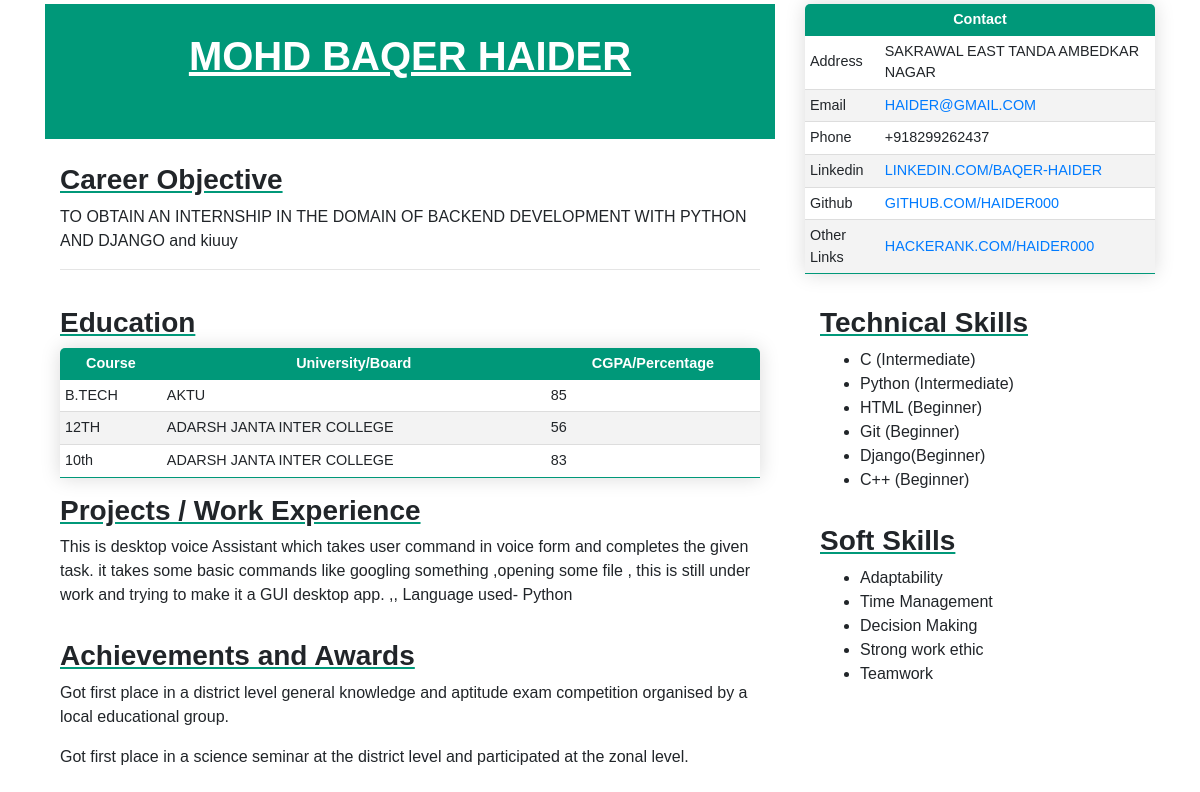
/1/layout/, run on the app's committed database.
### pdf/models.py (models this page shows)
class Profile(models.Model):
    name = models.CharField(max_length=200)
    career_objective =  models.TextField(max_length=2000)
    address =  models.TextField(max_length=2000)
    email = models.CharField(max_length=200)
    phone = models.CharField(max_length=200)
    github = models.CharField(max_length=200)
    linkedin = models.CharField(max_length=200)
    other_link = models.CharField(max_length=200)
    achievements =  models.TextField(max_length=2000)
    ug_course_name = models.CharField(max_length=200)
    university = models.CharField(max_length=200)
    ug_percentage = models.CharField(max_length=200)
    diploma_or_12th = models.CharField(max_length=200)
    school_12th = models.CharField(max_length=200)
    percentage_12th = models.CharField(max_length=200)
    school_10th = models.CharField(max_length=200)
    percentage_10th = models.CharField(max_length=200)
    work_or_project =  models.TextField(max_length=2000)
    technical_skills =  models.TextField(max_length=2000)
    soft_skills =  models.TextField(max_length=2000)

### pdf/views.py (the view)
# urls.py: path('<int:id>/layout/',views.layout,name="layout")
def layout(request,id):
    user = Profile.objects.get(pk=id)
    achievements_list = user.achievements.split(",,")
    technical_skills_list = user.technical_skills.split(",,")
    soft_skills_list = user.soft_skills.split(",,")
    print()
    print
    print()
    print()
    print()
    my_context = {
        'user':user,
        'achievements_list':achievements_list,
        'technical_skills_list':technical_skills_list,
        'soft_skills_list' : soft_skills_list,
    }
    return render(request,'pdf/resume_layout.html',my_context)

### pdf/templates/pdf/resume_layout.html (shortened to what this page needs)
<!DOCTYPE html>
<html lang="en">
<head>
    <link rel="stylesheet" href="https://maxcdn.bootstrapcdn.com/bootstrap/4.0.0/css/bootstrap.min.css">
</head>
<body>
    <div class="container" style="border-bottom: 5px solid #009879;">
        <div class="row">
            <div class="col-8 " style=" padding-top: 4px;">
                <div style="background-color: #009879; height: 50%; width:100%; color:white; ">
                    <h1 style="text-align: center; padding-top: 28px; text-decoration: underline; font-weight: bolder;">
                        {{user.name}}
                    </h1>
                </div>
                <div class="container py-3 " style="margin-top: 5px;">
                    <h3 style="text-decoration: underline #009879; font-weight: bolder;">Career Objective</h3>
                    <p>{{user.career_objective}}</p>
                    <hr/>
                </div>
            </div>
            <div class="col-4" style=" padding-top: 4px;">
                <table class="linksandcontact">
                    <thead>
                        <tr style="text-align: center;">
                            <th colspan="2">Contact</th>
                        </tr>
                    </thead>
                    <tbody>
                        <tr>
                            <td>
                                Address
                            </td>
                            <td>{{user.address}}</td>
                        </tr>
                        <tr>
                            <td>
                                Email
                            </td>
                            <td><a href="{{user.email}}" title="Go to Email">{{user.email}}</a></td>
                        </tr>
                        <tr>
                            <td>
                                Phone
                            </td>
                            <td>{{user.phone}}</td>
                        </tr>
                        <tr>
                            <td>
                                Linkedin
                            </td>
                            <td><a href="{{user.linkedin}}" title="Go to Linkedin">{{user.linkedin}}</a></td>
                        </tr>
                        <tr>
                            <td>
                                Github
                            </td>
                            <td>
                                <a href="{{user.github}}" title="Go to Github">{{user.github}}</a></td>
                        </tr>
                        <tr>
                            <td>
                                Other Links
                            </td>
                            <td>
                                <a href="{{user.other_link}}">{{user.other_link}}</a></td>
                        </tr>
                    </tbody>
                </table>
            </div>
        </div>
        <div class="row">
            <div class="col-8 py-4">
                <div class="container py-2">
                    <h3 style="text-decoration: underline #009879; font-weight: bolder;">
                        Education
                    </h3>
                    <table class="linksandcontact">
                        <thead>
                            <tr style="text-align: center;">
                                <th>Course</th>
                                <th>University/Board</th>
                                <th>CGPA/Percentage</th>
                            </tr>
                        </thead>
                        <tbody>
                            <tr>
                                <td>{{user.ug_course_name}}</td>
                                <td>{{user.university}}</td>
                                <td>{{user.ug_percentage}}</td>
                            </tr>
                            <tr>
                                <td>{{user.diploma_or_12th}}</td>
                                <td>{{user.school_12th}}</td>
                                <td>{{user.percentage_12th}}</td>
                            </tr>
                            <tr>
                                <td>10th</td>
                                <td>{{user.school_10th}}</td>
                                <td>{{user.percentage_10th}}</td>
                            </tr>
                        </tbody>
                    </table>
                </div>
                <div class="container py-2">
                    <h3 style="text-decoration: underline #009879; font-weight: bolder;">
                        Projects / Work Experience
                    </h3>
                    <p>
                        {{user.work_or_project}}
                    </p>
                </div>
                <div class="container py-2">
                    <h3 style="text-decoration: underline #009879; font-weight: bolder;">
                        Achievements and Awards
                    </h3>
                    {% for achi in achievements_list %}
                    <p>{{achi}}</p>
                    {% endfor %}
                </div>
            </div>
            <div class="col-4 py-4">
                <div class="container py-2">
                    <h3 style="text-decoration: underline #009879; font-weight: bolder;">
                        Technical Skills
                    </h3>
                    <ul>
                        {% for ski in technical_skills_list%}
                        <li>
                            {{ski}}
                        </li>
                        {% endfor %}
                    </ul>
                </div>
                <div class="container py-2">
                    <h3 style="text-decoration: underline #009879; font-weight: bolder;">
                        Soft Skills
                    </h3>
                    <ul>
                        {% for sof in soft_skills_list%}
                        <li>
                            {{sof}}
                        </li>
                        {% endfor %}
                    </ul>
                </div>
            </div>
        </div>
    </div>
</body>
</html>

### pdf/templates/pdf/resume_layout.html (style rules this page uses)
* { font-family: sans-serif; }
.linksandcontact { border-collapse: collapse; font-size: 0.9em; min-width: 100%; border-radius: 5px 5px 0 0; overflow: hidden; box-shadow: 0 0 20px rgba(0, 0, 0, 0.15); }
.linksandcontact thead tr { background-color: #009879; color: #ffffff; font-weight: bold; }
.linksandcontact th, .linksandcontact td { padding: 5px 5px; }
.linksandcontact tbody tr { border-bottom: 1px solid #dddddd; }
.linksandcontact tbody tr:nth-of-type(even) { background-color: #f3f3f3; }
.linksandcontact tbody tr:last-of-type { border-bottom: 1px solid #009879; }

### data on the page
Profile: name "MOHD BAQER HAIDER", career_objective "TO OBTAIN AN INTERNSHIP IN THE DOMAIN OF BACKEND DEVELOPMENT WITH PYTHON AND DJANGO and kiuuy", address "SAKRAWAL EAST TANDA AMBEDKAR NAGAR", email "HAIDER@GMAIL.COM", phone "+918299262437", linkedin "LINKEDIN.COM/BAQER-HAIDER", github "GITHUB.COM/HAIDER000", other_link "HACKERANK.COM/HAIDER000", ug_course_name "B.TECH", university "AKTU", ug_percentage "85", diploma_or_12th "12TH", school_12th "ADARSH JANTA INTER COLLEGE", percentage_12th "56", school_10th "ADARSH JANTA INTER COLLEGE", percentage_10th "83", work_or_project "This is desktop voice Assistant which takes user command in voice form and completes the given task. it takes some basic commands like googling something ,opening some file , this is still under work and trying to make it a GUI desktop app. ,, Language used- Python"

### other printed values
{{ achi }} "Got first place in a district level general knowledge and aptitude exam competition organised by a local educational group." "Got first place in a science seminar at the district level and participated at the zonal level."
{{ ski }} "C (Intermediate)" "Python (Intermediate)" "HTML (Beginner)" "Git (Beginner)" "Django(Beginner)" "C++ (Beginner)"
{{ sof }} "Adaptability" "Time Management" "Decision Making" "Strong work ethic" "Teamwork"
